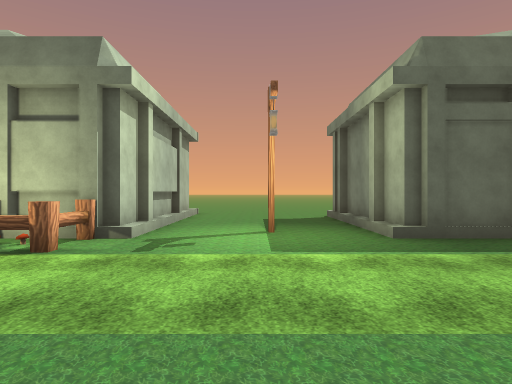
view 1 (above)

21 first-person views from a walk through a 3-D level made in the Unity game engine. The camera is 1.3 m above the floor, looks level and sees 75° across. The floor is counted in squares, 2 m on a side. Each view is taken from the middle of a square. On the plan, view 1 faces up. The plan holds only what a view shows up to about 10 squares ahead; the rest is blank. The place goes on beyond the plan. The player is left out. Some animated figures are left out. Some surface patterns are stand-ins.

view 2
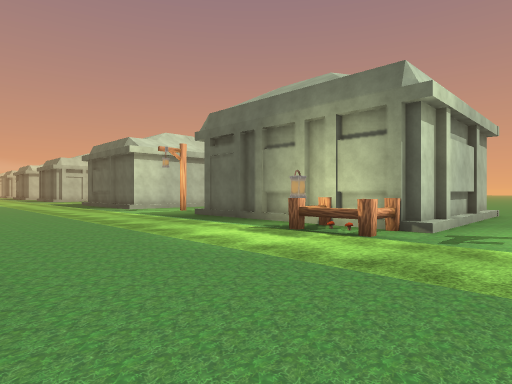

view 3
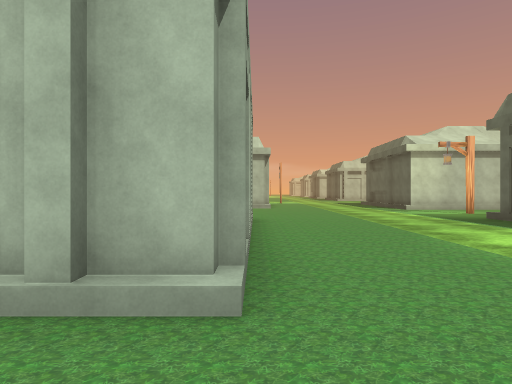

view 4
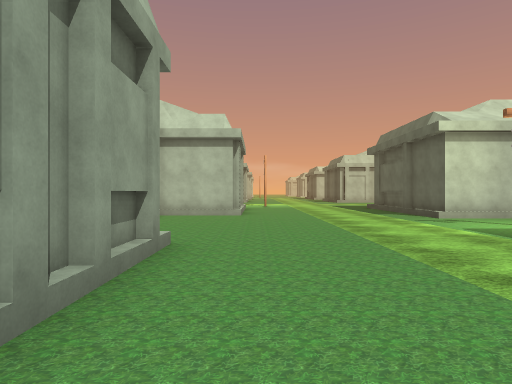

view 5
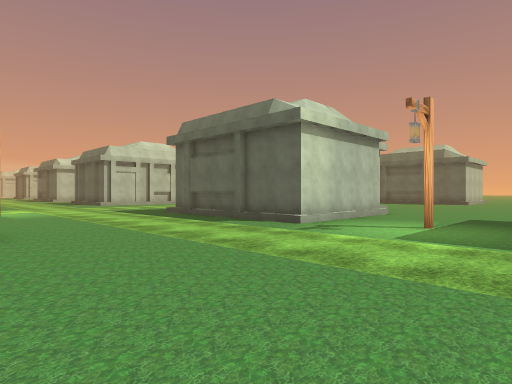

view 6
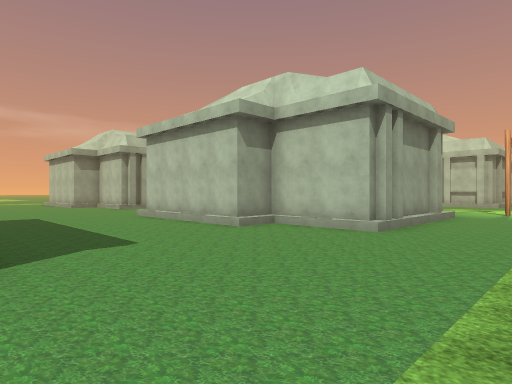

view 7
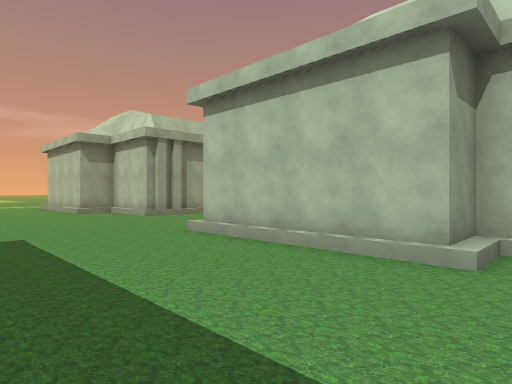

view 8
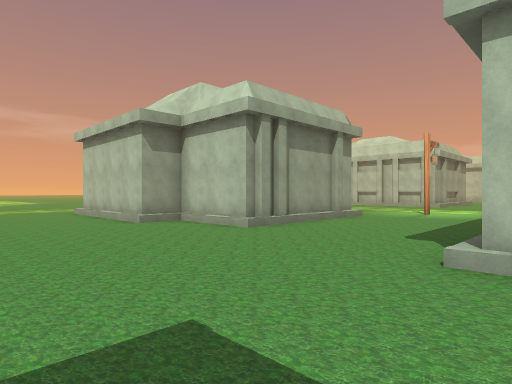

view 9
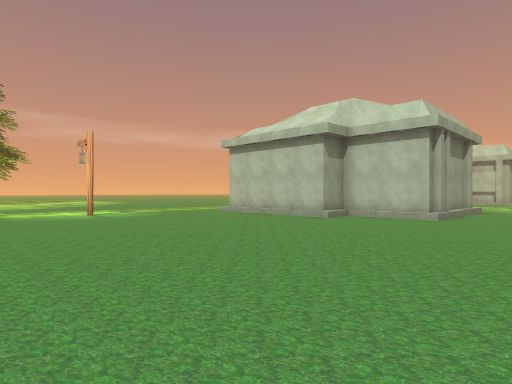

view 10
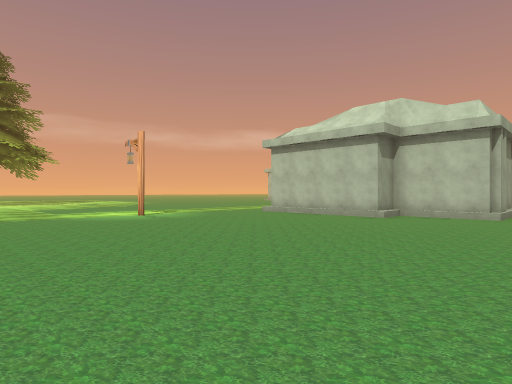

view 11
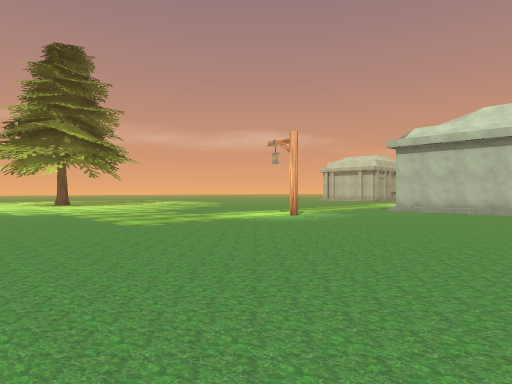

view 12
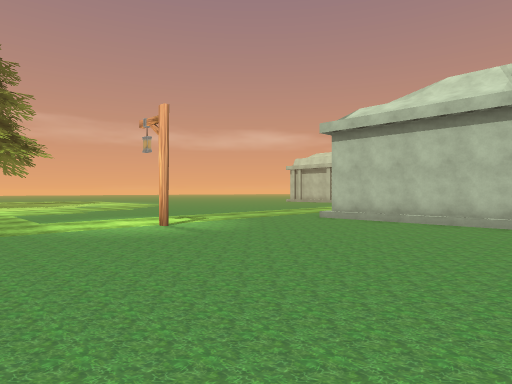

view 13
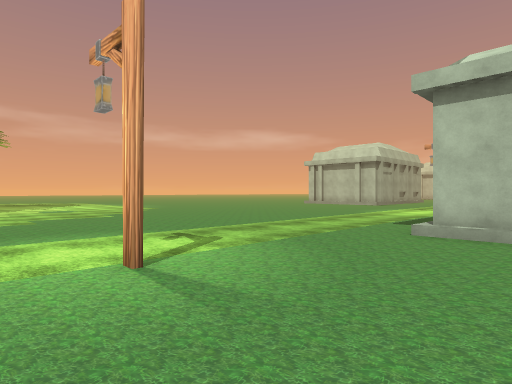

view 14
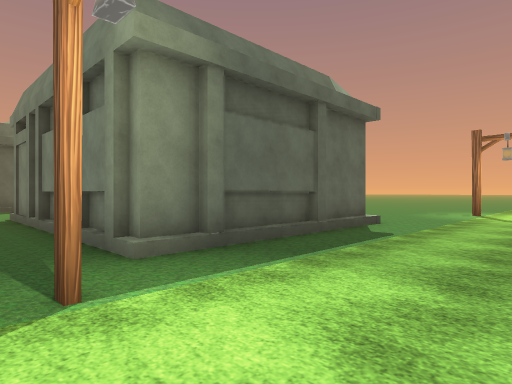

view 15
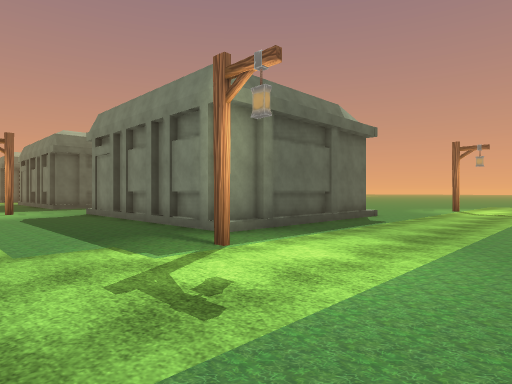

view 16
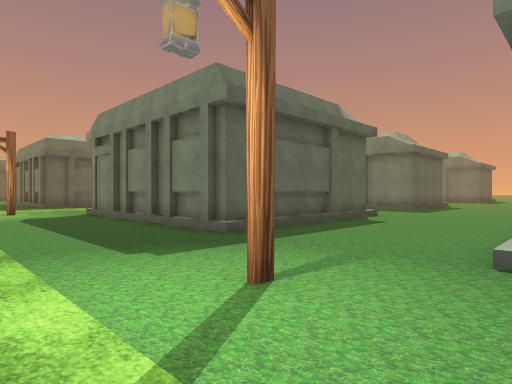

view 17
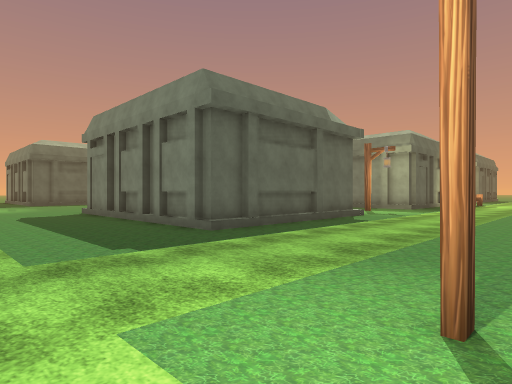

view 18
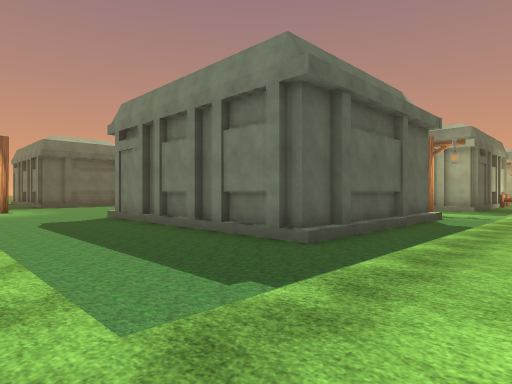

view 19
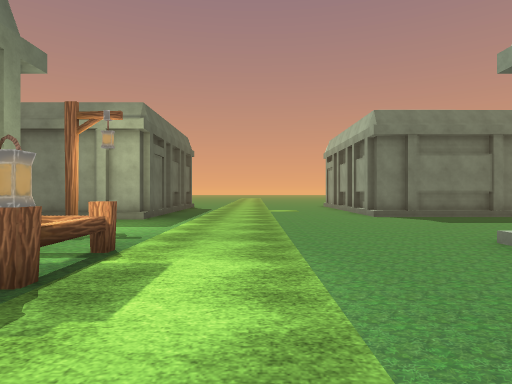

view 20
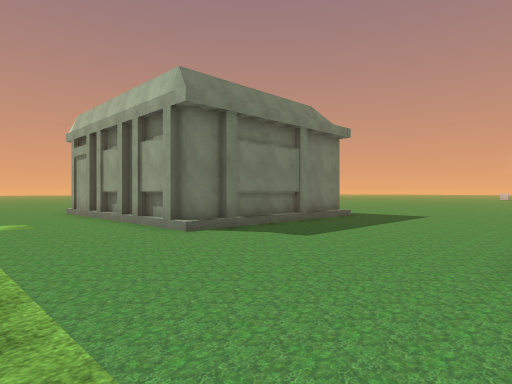

view 21
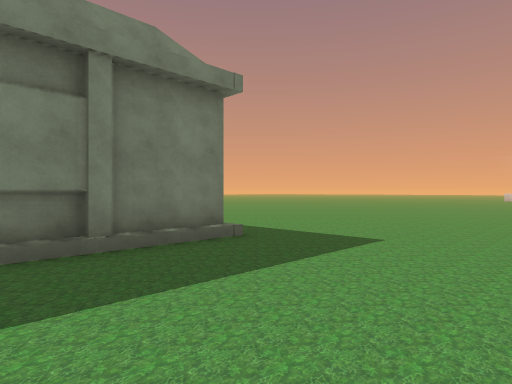

### Floor plan
Key: @ floor where view 1 was taken; # wall or solid block; . floor; / step, stairs or slope; H house; S streetlight; O other object.
Columns run from 21 left of view 1 to 4 right of it. Each row starts with its distance up from view 1.
 14   O
 13   ..
 12  ...
 11  ...
 10  ...#     ..       #....
  9  ...#    ....      #.../
  8  ...#    /...      #...#
  7  ...#    /...      #...#
  6 ....#    /...      #...#
  5 ....##H##/.S.###H#H#.S.#H#
  4 .................SOO......
  3 .................O........
  2 ..........................
  1 ..........................
  0 ..S..................@....
 -1  ...####/.....H#H#H#....##
 -2  ...#  #/....      #....#
 -3  ...#  ##/...      #....H
 -4  ...#    /...       ....#
 -5  ...#    /...       ....#
 -6  ...#   #/...       ....#
 -7 .....HH///...       ......
 -8 .................   ......
 -9 ..S...............   .....
-10 ..................   .....
-11 ....####/.........   .....
-12  ...#  #/.................
-13  ...#  ##/...............
-14  ...#   #/........... ..
-15  ...#   #/...........
-16  ...#   #/...........
-17 .....HH///..........
-18 ...S.........S......
-19 ....................
-20 ....................
-21 ..... ..............
-22        .............

Where each view was taken, in squares from view 1:
view 1: 0 up, 0 right, facing up
view 2: 1 down, 0 right, facing up-left
view 3: 1 down, 0 right, facing left
view 4: 0 up, 4 left, facing left
view 5: 1 down, 8 left, facing up-left
view 6: 2 up, 8 left, facing down-left
view 7: 2 down, 9 left, facing down-left
view 8: 6 down, 9 left, facing down-left
view 9: 8 down, 5 left, facing down-left
view 10: 9 down, 4 left, facing down-left
view 11: 12 down, 1 left, facing down-left
view 12: 12 down, 5 left, facing down-left
view 13: 15 down, 7 left, facing down-left
view 14: 20 down, 19 left, facing up-right
view 15: 21 down, 21 left, facing up-right
view 16: 11 down, 21 left, facing up-right
view 17: 0 up, 21 left, facing up-right
view 18: 2 up, 21 left, facing up-right
view 19: 2 up, 6 left, facing right
view 20: 2 up, 2 left, facing down-right
view 21: 3 down, 1 left, facing down-right
